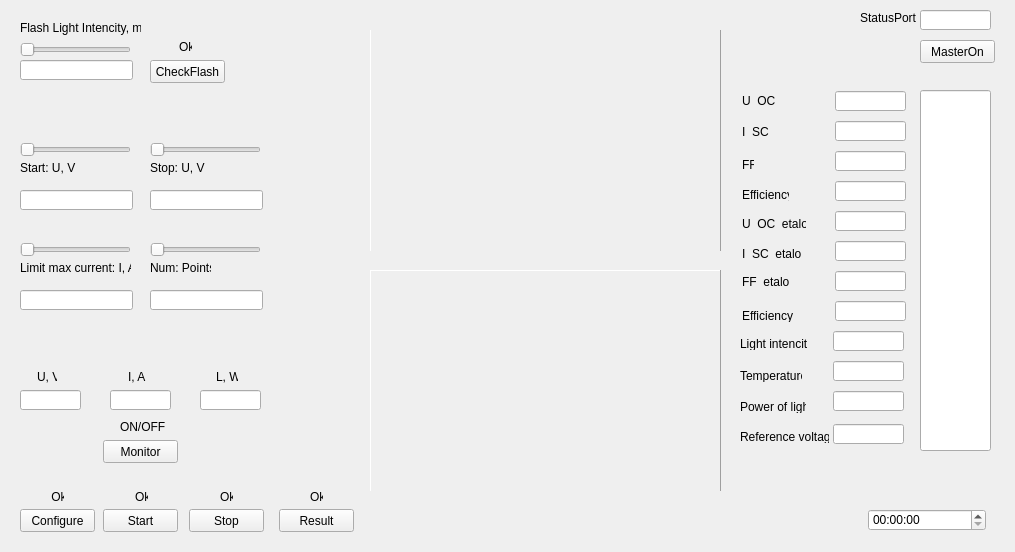
<?xml version="1.0" encoding="UTF-8"?>
<ui version="4.0">
 <class>PowerSupply</class>
 <widget class="QWidget" name="PowerSupply">
  <property name="geometry">
   <rect>
    <x>0</x>
    <y>0</y>
    <width>1015</width>
    <height>552</height>
   </rect>
  </property>
  <property name="windowTitle">
   <string>Form</string>
  </property>
  <widget class="QPushButton" name="buttonCheckFlash">
   <property name="geometry">
    <rect>
     <x>150</x>
     <y>60</y>
     <width>75</width>
     <height>23</height>
    </rect>
   </property>
   <property name="text">
    <string>CheckFlash</string>
   </property>
  </widget>
  <widget class="QLineEdit" name="flashIntencity">
   <property name="geometry">
    <rect>
     <x>20</x>
     <y>60</y>
     <width>113</width>
     <height>20</height>
    </rect>
   </property>
  </widget>
  <widget class="QLabel" name="Flash_Light">
   <property name="geometry">
    <rect>
     <x>20</x>
     <y>20</y>
     <width>121</width>
     <height>16</height>
    </rect>
   </property>
   <property name="text">
    <string>Flash Light Intencity, ms</string>
   </property>
  </widget>
  <widget class="QPushButton" name="buttonConfigure">
   <property name="geometry">
    <rect>
     <x>20</x>
     <y>509</y>
     <width>75</width>
     <height>23</height>
    </rect>
   </property>
   <property name="text">
    <string>Configure</string>
   </property>
  </widget>
  <widget class="QPushButton" name="buttonStart">
   <property name="geometry">
    <rect>
     <x>103</x>
     <y>509</y>
     <width>75</width>
     <height>23</height>
    </rect>
   </property>
   <property name="text">
    <string>Start</string>
   </property>
  </widget>
  <widget class="QLabel" name="statusPortInform">
   <property name="geometry">
    <rect>
     <x>930</x>
     <y>10</y>
     <width>47</width>
     <height>13</height>
    </rect>
   </property>
   <property name="text">
    <string/>
   </property>
  </widget>
  <widget class="QLineEdit" name="startU_DAC">
   <property name="geometry">
    <rect>
     <x>20</x>
     <y>190</y>
     <width>113</width>
     <height>20</height>
    </rect>
   </property>
   <property name="text">
    <string/>
   </property>
  </widget>
  <widget class="QLabel" name="Start_DAC_U">
   <property name="geometry">
    <rect>
     <x>20</x>
     <y>160</y>
     <width>61</width>
     <height>16</height>
    </rect>
   </property>
   <property name="text">
    <string>Start: U, V</string>
   </property>
  </widget>
  <widget class="QLineEdit" name="limitI_DAC">
   <property name="geometry">
    <rect>
     <x>20</x>
     <y>290</y>
     <width>113</width>
     <height>20</height>
    </rect>
   </property>
  </widget>
  <widget class="QLabel" name="Start_DAC_I">
   <property name="geometry">
    <rect>
     <x>20</x>
     <y>260</y>
     <width>111</width>
     <height>16</height>
    </rect>
   </property>
   <property name="text">
    <string>Limit max current: I, A</string>
   </property>
  </widget>
  <widget class="QLineEdit" name="stopU_DAC">
   <property name="geometry">
    <rect>
     <x>150</x>
     <y>190</y>
     <width>113</width>
     <height>20</height>
    </rect>
   </property>
  </widget>
  <widget class="QLabel" name="Stop_DAC_U">
   <property name="geometry">
    <rect>
     <x>150</x>
     <y>160</y>
     <width>61</width>
     <height>16</height>
    </rect>
   </property>
   <property name="text">
    <string>Stop: U, V</string>
   </property>
  </widget>
  <widget class="QLabel" name="Status_Port">
   <property name="geometry">
    <rect>
     <x>860</x>
     <y>10</y>
     <width>61</width>
     <height>16</height>
    </rect>
   </property>
   <property name="text">
    <string>StatusPort</string>
   </property>
  </widget>
  <widget class="QPushButton" name="buttonMasterOn">
   <property name="geometry">
    <rect>
     <x>920</x>
     <y>40</y>
     <width>75</width>
     <height>23</height>
    </rect>
   </property>
   <property name="text">
    <string>MasterOn</string>
   </property>
  </widget>
  <widget class="QLabel" name="Number_Point">
   <property name="geometry">
    <rect>
     <x>150</x>
     <y>260</y>
     <width>61</width>
     <height>16</height>
    </rect>
   </property>
   <property name="text">
    <string>Num: Points</string>
   </property>
  </widget>
  <widget class="QLineEdit" name="numPoints">
   <property name="geometry">
    <rect>
     <x>150</x>
     <y>290</y>
     <width>113</width>
     <height>20</height>
    </rect>
   </property>
  </widget>
  <widget class="QPushButton" name="buttonStop">
   <property name="geometry">
    <rect>
     <x>189</x>
     <y>509</y>
     <width>75</width>
     <height>23</height>
    </rect>
   </property>
   <property name="text">
    <string>Stop</string>
   </property>
  </widget>
  <widget class="QSlider" name="sliderU_DAC_start">
   <property name="geometry">
    <rect>
     <x>20</x>
     <y>140</y>
     <width>111</width>
     <height>19</height>
    </rect>
   </property>
   <property name="maximum">
    <number>100</number>
   </property>
   <property name="pageStep">
    <number>5</number>
   </property>
   <property name="orientation">
    <enum>Qt::Horizontal</enum>
   </property>
  </widget>
  <widget class="QSlider" name="sliderU_DAC_stop">
   <property name="geometry">
    <rect>
     <x>150</x>
     <y>140</y>
     <width>111</width>
     <height>19</height>
    </rect>
   </property>
   <property name="maximum">
    <number>2000</number>
   </property>
   <property name="pageStep">
    <number>5</number>
   </property>
   <property name="orientation">
    <enum>Qt::Horizontal</enum>
   </property>
  </widget>
  <widget class="QSlider" name="sliderLIM_I_DAC">
   <property name="geometry">
    <rect>
     <x>20</x>
     <y>240</y>
     <width>111</width>
     <height>19</height>
    </rect>
   </property>
   <property name="maximum">
    <number>2000</number>
   </property>
   <property name="singleStep">
    <number>1</number>
   </property>
   <property name="pageStep">
    <number>10</number>
   </property>
   <property name="orientation">
    <enum>Qt::Horizontal</enum>
   </property>
  </widget>
  <widget class="QSlider" name="sliderNumPoints">
   <property name="geometry">
    <rect>
     <x>150</x>
     <y>240</y>
     <width>111</width>
     <height>19</height>
    </rect>
   </property>
   <property name="maximum">
    <number>4095</number>
   </property>
   <property name="orientation">
    <enum>Qt::Horizontal</enum>
   </property>
  </widget>
  <widget class="QTimeEdit" name="timeEdit">
   <property name="geometry">
    <rect>
     <x>868</x>
     <y>509</y>
     <width>118</width>
     <height>22</height>
    </rect>
   </property>
  </widget>
  <widget class="QSlider" name="sliderFlash">
   <property name="geometry">
    <rect>
     <x>20</x>
     <y>40</y>
     <width>111</width>
     <height>19</height>
    </rect>
   </property>
   <property name="maximum">
    <number>12700</number>
   </property>
   <property name="orientation">
    <enum>Qt::Horizontal</enum>
   </property>
  </widget>
  <widget class="QCustomPlot" name="Plot_SolarCell" native="true">
   <property name="geometry">
    <rect>
     <x>370</x>
     <y>30</y>
     <width>351</width>
     <height>221</height>
    </rect>
   </property>
   <widget class="QFrame" name="frame_5">
    <property name="geometry">
     <rect>
      <x>0</x>
      <y>-10</y>
      <width>351</width>
      <height>241</height>
     </rect>
    </property>
    <property name="frameShape">
     <enum>QFrame::Panel</enum>
    </property>
    <property name="frameShadow">
     <enum>QFrame::Raised</enum>
    </property>
   </widget>
  </widget>
  <widget class="QLineEdit" name="configurationView">
   <property name="geometry">
    <rect>
     <x>920</x>
     <y>90</y>
     <width>71</width>
     <height>361</height>
    </rect>
   </property>
  </widget>
  <widget class="QLineEdit" name="viewerU_OC">
   <property name="geometry">
    <rect>
     <x>835</x>
     <y>91</y>
     <width>71</width>
     <height>20</height>
    </rect>
   </property>
   <property name="maximumSize">
    <size>
     <width>71</width>
     <height>16777215</height>
    </size>
   </property>
  </widget>
  <widget class="QLabel" name="Value_UOC">
   <property name="geometry">
    <rect>
     <x>742</x>
     <y>94</y>
     <width>47</width>
     <height>13</height>
    </rect>
   </property>
   <property name="text">
    <string>U_OC</string>
   </property>
  </widget>
  <widget class="QLineEdit" name="viewerI_SC">
   <property name="geometry">
    <rect>
     <x>835</x>
     <y>121</y>
     <width>71</width>
     <height>20</height>
    </rect>
   </property>
   <property name="maximumSize">
    <size>
     <width>71</width>
     <height>16777215</height>
    </size>
   </property>
  </widget>
  <widget class="QLabel" name="Value_ISC">
   <property name="geometry">
    <rect>
     <x>742</x>
     <y>125</y>
     <width>47</width>
     <height>13</height>
    </rect>
   </property>
   <property name="text">
    <string>I_SC</string>
   </property>
  </widget>
  <widget class="QLineEdit" name="viewerFF">
   <property name="geometry">
    <rect>
     <x>835</x>
     <y>151</y>
     <width>71</width>
     <height>20</height>
    </rect>
   </property>
   <property name="maximumSize">
    <size>
     <width>71</width>
     <height>16777215</height>
    </size>
   </property>
  </widget>
  <widget class="QLabel" name="Value_UOCetalon">
   <property name="geometry">
    <rect>
     <x>742</x>
     <y>217</y>
     <width>64</width>
     <height>13</height>
    </rect>
   </property>
   <property name="text">
    <string>U_OC_etalon</string>
   </property>
  </widget>
  <widget class="QLineEdit" name="viewerEfficiency">
   <property name="geometry">
    <rect>
     <x>835</x>
     <y>181</y>
     <width>71</width>
     <height>20</height>
    </rect>
   </property>
   <property name="maximumSize">
    <size>
     <width>71</width>
     <height>16777215</height>
    </size>
   </property>
  </widget>
  <widget class="QLabel" name="Value_ISCetalon">
   <property name="geometry">
    <rect>
     <x>742</x>
     <y>247</y>
     <width>59</width>
     <height>13</height>
    </rect>
   </property>
   <property name="text">
    <string>I_SC_etalon</string>
   </property>
  </widget>
  <widget class="QLineEdit" name="viewerU_OC_etalon">
   <property name="geometry">
    <rect>
     <x>835</x>
     <y>211</y>
     <width>71</width>
     <height>20</height>
    </rect>
   </property>
   <property name="maximumSize">
    <size>
     <width>71</width>
     <height>16777215</height>
    </size>
   </property>
  </widget>
  <widget class="QLabel" name="Value_FFetalon">
   <property name="geometry">
    <rect>
     <x>742</x>
     <y>275</y>
     <width>48</width>
     <height>13</height>
    </rect>
   </property>
   <property name="text">
    <string>FF_etalon</string>
   </property>
  </widget>
  <widget class="QLineEdit" name="viewerI_SC_etalon">
   <property name="geometry">
    <rect>
     <x>835</x>
     <y>241</y>
     <width>71</width>
     <height>20</height>
    </rect>
   </property>
   <property name="maximumSize">
    <size>
     <width>71</width>
     <height>16777215</height>
    </size>
   </property>
  </widget>
  <widget class="QLabel" name="Value_Eff_etalon">
   <property name="geometry">
    <rect>
     <x>742</x>
     <y>309</y>
     <width>58</width>
     <height>13</height>
    </rect>
   </property>
   <property name="text">
    <string>Efficiency_e</string>
   </property>
  </widget>
  <widget class="QLineEdit" name="viewerFF_etalon">
   <property name="geometry">
    <rect>
     <x>835</x>
     <y>271</y>
     <width>71</width>
     <height>20</height>
    </rect>
   </property>
   <property name="maximumSize">
    <size>
     <width>71</width>
     <height>16777215</height>
    </size>
   </property>
  </widget>
  <widget class="QLabel" name="Value_FF">
   <property name="geometry">
    <rect>
     <x>742</x>
     <y>158</y>
     <width>12</width>
     <height>13</height>
    </rect>
   </property>
   <property name="text">
    <string>FF</string>
   </property>
  </widget>
  <widget class="QLineEdit" name="viewerEfficiency_etalon">
   <property name="geometry">
    <rect>
     <x>835</x>
     <y>301</y>
     <width>71</width>
     <height>20</height>
    </rect>
   </property>
   <property name="maximumSize">
    <size>
     <width>71</width>
     <height>16777215</height>
    </size>
   </property>
  </widget>
  <widget class="QLabel" name="Value_Efficiency">
   <property name="geometry">
    <rect>
     <x>742</x>
     <y>188</y>
     <width>47</width>
     <height>13</height>
    </rect>
   </property>
   <property name="text">
    <string>Efficiency</string>
   </property>
  </widget>
  <widget class="QLineEdit" name="viewerIntencity">
   <property name="geometry">
    <rect>
     <x>833</x>
     <y>331</y>
     <width>71</width>
     <height>20</height>
    </rect>
   </property>
   <property name="maximumSize">
    <size>
     <width>71</width>
     <height>16777215</height>
    </size>
   </property>
  </widget>
  <widget class="QLabel" name="Value_lightIntencity">
   <property name="geometry">
    <rect>
     <x>740</x>
     <y>337</y>
     <width>67</width>
     <height>13</height>
    </rect>
   </property>
   <property name="text">
    <string>Light intencity</string>
   </property>
  </widget>
  <widget class="QLabel" name="Value_Temperature">
   <property name="geometry">
    <rect>
     <x>740</x>
     <y>369</y>
     <width>62</width>
     <height>13</height>
    </rect>
   </property>
   <property name="text">
    <string>Temperature</string>
   </property>
  </widget>
  <widget class="QLineEdit" name="viewerTemperature">
   <property name="geometry">
    <rect>
     <x>833</x>
     <y>361</y>
     <width>71</width>
     <height>20</height>
    </rect>
   </property>
   <property name="maximumSize">
    <size>
     <width>71</width>
     <height>16777215</height>
    </size>
   </property>
  </widget>
  <widget class="QCustomPlot" name="Plot_SolarCellEtalon" native="true">
   <property name="geometry">
    <rect>
     <x>370</x>
     <y>270</y>
     <width>351</width>
     <height>221</height>
    </rect>
   </property>
   <widget class="QFrame" name="frame_6">
    <property name="geometry">
     <rect>
      <x>0</x>
      <y>0</y>
      <width>351</width>
      <height>241</height>
     </rect>
    </property>
    <property name="frameShape">
     <enum>QFrame::Panel</enum>
    </property>
    <property name="frameShadow">
     <enum>QFrame::Raised</enum>
    </property>
   </widget>
  </widget>
  <widget class="QLineEdit" name="viewerPowerLight">
   <property name="geometry">
    <rect>
     <x>833</x>
     <y>391</y>
     <width>71</width>
     <height>20</height>
    </rect>
   </property>
   <property name="maximumSize">
    <size>
     <width>71</width>
     <height>16777215</height>
    </size>
   </property>
  </widget>
  <widget class="QLabel" name="Value_PowerLight">
   <property name="geometry">
    <rect>
     <x>740</x>
     <y>400</y>
     <width>66</width>
     <height>13</height>
    </rect>
   </property>
   <property name="text">
    <string>Power of light</string>
   </property>
  </widget>
  <widget class="QLineEdit" name="viewerStatusPort">
   <property name="geometry">
    <rect>
     <x>920</x>
     <y>10</y>
     <width>71</width>
     <height>20</height>
    </rect>
   </property>
  </widget>
  <widget class="QPushButton" name="buttonResult">
   <property name="geometry">
    <rect>
     <x>279</x>
     <y>509</y>
     <width>75</width>
     <height>23</height>
    </rect>
   </property>
   <property name="text">
    <string>Result</string>
   </property>
  </widget>
  <widget class="QLineEdit" name="viewerReferenceU">
   <property name="geometry">
    <rect>
     <x>833</x>
     <y>424</y>
     <width>71</width>
     <height>20</height>
    </rect>
   </property>
   <property name="maximumSize">
    <size>
     <width>71</width>
     <height>16777215</height>
    </size>
   </property>
  </widget>
  <widget class="QLabel" name="Value_RefVoltage">
   <property name="geometry">
    <rect>
     <x>740</x>
     <y>430</y>
     <width>89</width>
     <height>13</height>
    </rect>
   </property>
   <property name="text">
    <string>Reference voltage</string>
   </property>
  </widget>
  <widget class="QLabel" name="Status_Config">
   <property name="geometry">
    <rect>
     <x>48</x>
     <y>490</y>
     <width>16</width>
     <height>13</height>
    </rect>
   </property>
   <property name="text">
    <string> Ok</string>
   </property>
  </widget>
  <widget class="QLabel" name="Status_Start">
   <property name="geometry">
    <rect>
     <x>135</x>
     <y>490</y>
     <width>13</width>
     <height>13</height>
    </rect>
   </property>
   <property name="text">
    <string>Ok</string>
   </property>
  </widget>
  <widget class="QLabel" name="Status_Stop">
   <property name="geometry">
    <rect>
     <x>220</x>
     <y>490</y>
     <width>13</width>
     <height>13</height>
    </rect>
   </property>
   <property name="text">
    <string>Ok</string>
   </property>
  </widget>
  <widget class="QLabel" name="Status_Result">
   <property name="geometry">
    <rect>
     <x>310</x>
     <y>490</y>
     <width>13</width>
     <height>13</height>
    </rect>
   </property>
   <property name="text">
    <string>Ok</string>
   </property>
  </widget>
  <widget class="QLabel" name="Status_CheckFlash">
   <property name="geometry">
    <rect>
     <x>179</x>
     <y>40</y>
     <width>13</width>
     <height>13</height>
    </rect>
   </property>
   <property name="text">
    <string>Ok</string>
   </property>
  </widget>
  <widget class="QLineEdit" name="ADC_UOC">
   <property name="geometry">
    <rect>
     <x>20</x>
     <y>390</y>
     <width>61</width>
     <height>20</height>
    </rect>
   </property>
  </widget>
  <widget class="QLineEdit" name="ADC_I">
   <property name="geometry">
    <rect>
     <x>110</x>
     <y>390</y>
     <width>61</width>
     <height>20</height>
    </rect>
   </property>
  </widget>
  <widget class="QLineEdit" name="Light_Intensity">
   <property name="geometry">
    <rect>
     <x>200</x>
     <y>390</y>
     <width>61</width>
     <height>20</height>
    </rect>
   </property>
  </widget>
  <widget class="QPushButton" name="buttonMonitor">
   <property name="geometry">
    <rect>
     <x>103</x>
     <y>440</y>
     <width>75</width>
     <height>23</height>
    </rect>
   </property>
   <property name="text">
    <string>Monitor</string>
   </property>
  </widget>
  <widget class="QLabel" name="Status_Monitor">
   <property name="geometry">
    <rect>
     <x>120</x>
     <y>420</y>
     <width>47</width>
     <height>13</height>
    </rect>
   </property>
   <property name="text">
    <string>ON/OFF</string>
   </property>
  </widget>
  <widget class="QLabel" name="Status_Monitor_U">
   <property name="geometry">
    <rect>
     <x>37</x>
     <y>370</y>
     <width>20</width>
     <height>13</height>
    </rect>
   </property>
   <property name="text">
    <string>U, V</string>
   </property>
  </widget>
  <widget class="QLabel" name="Status_Monitor_I">
   <property name="geometry">
    <rect>
     <x>128</x>
     <y>370</y>
     <width>18</width>
     <height>13</height>
    </rect>
   </property>
   <property name="text">
    <string>I, A</string>
   </property>
  </widget>
  <widget class="QLabel" name="Status_Monitor_Light">
   <property name="geometry">
    <rect>
     <x>216</x>
     <y>370</y>
     <width>22</width>
     <height>13</height>
    </rect>
   </property>
   <property name="text">
    <string>L, W</string>
   </property>
  </widget>
 </widget>
 <customwidgets>
  <customwidget>
   <class>QCustomPlot</class>
   <extends>QWidget</extends>
   <header location="global">qcustomplot.h</header>
   <container>1</container>
  </customwidget>
 </customwidgets>
 <resources/>
 <connections/>
</ui>
